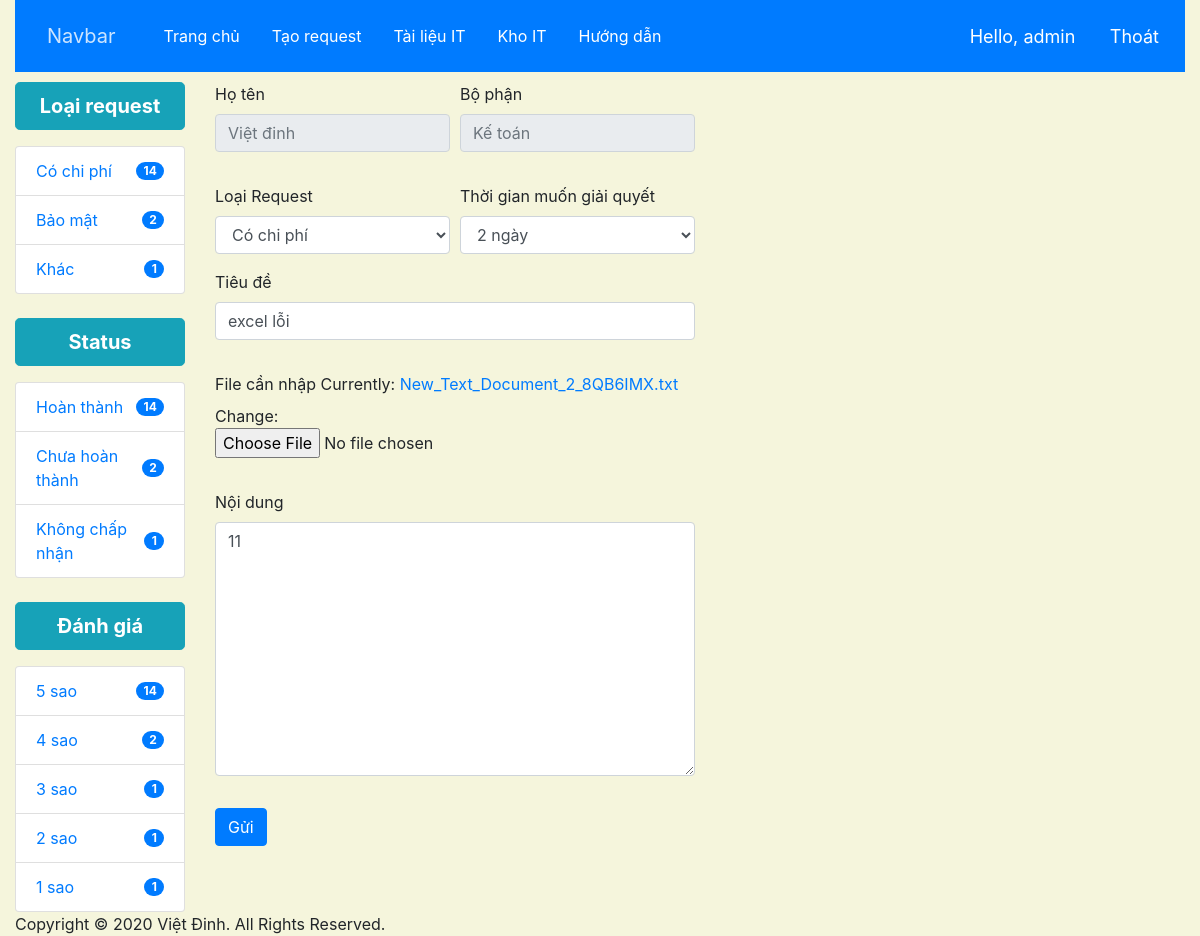
The app's page /update_request/1 (signed in), older data.
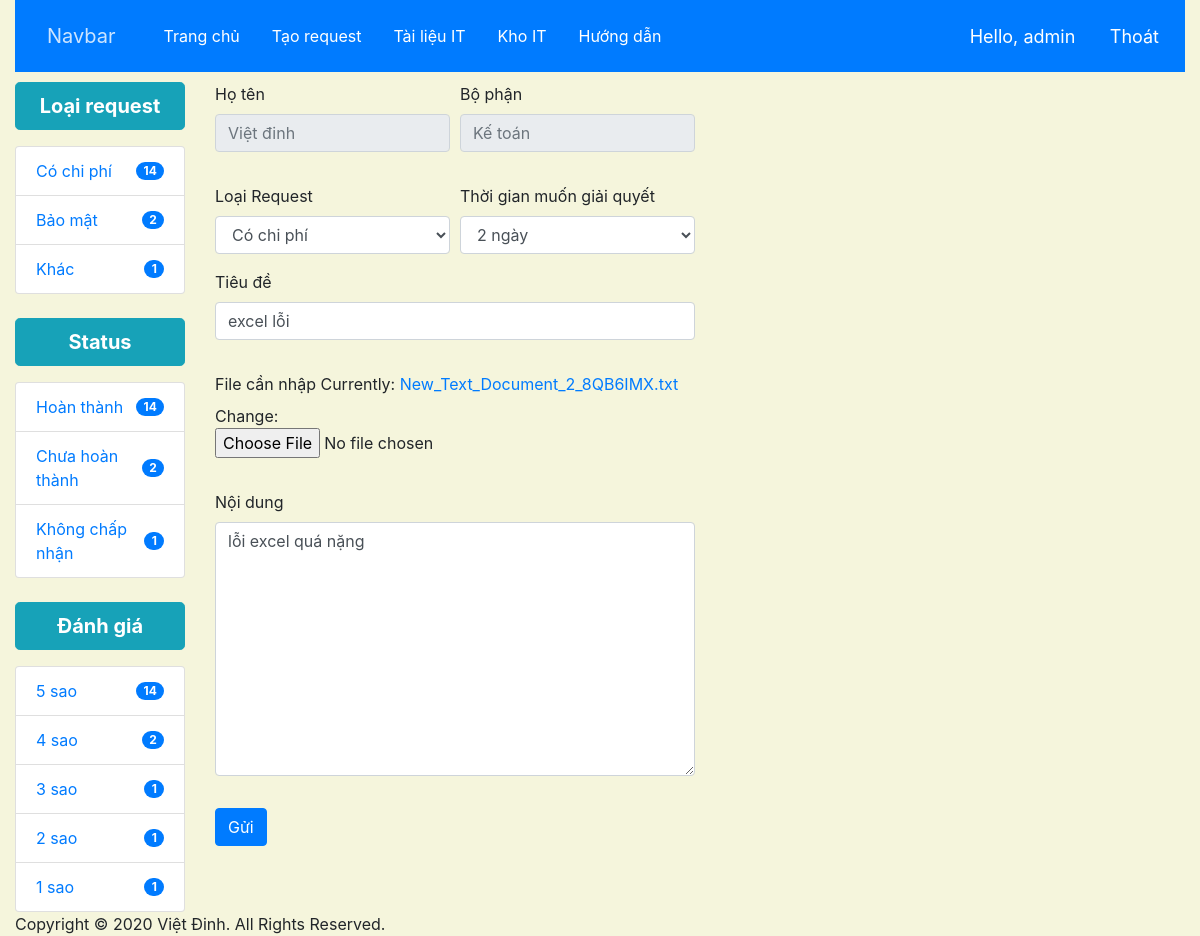
The same page, newer data.
### request/models.py (models this page shows, shortened)
class Requested(models.Model):
    TIME_RQ = (
        ('1 ngày', '1 ngày'),
        ('2 ngày', '2 ngày'),
        ('3 ngày', '3 ngày'),
        ('Nhiều hơn 3 ngày', 'Nhiều hơn 3 ngày'),
    )
    CATEGORY = (
        ('Có chi phí', 'Có chi phí'),
        ('Bảo mật', 'Bảo mật'),
        ('Khác', 'Khác'),
    )
    STAR =(
        ('5 sao', '5 sao'),
        ('4 sao', '4 sao'),
        ('3 sao', '3 sao'),
        ('2 sao', '2 sao'),
        ('1 sao', '1 sao'),
    )
    nhanvien = models.ForeignKey(User, null=True, on_delete=models.CASCADE)
    department = models.ForeignKey(Part, null=True, on_delete=models.CASCADE)
    name = models.CharField(max_length=200, null=True)
    category = models.CharField(max_length=200, null=True,choices=CATEGORY)
    title = models.CharField(max_length=200, null=True)
    file = models.FileField(null=True)
    description = models.TextField(null=True)
    star = models.CharField(max_length=200, null=True, choices=STAR)
    date_created = models.DateTimeField(auto_now_add=True, null=True)
    date_accept = models.DateTimeField(null=True)
    date_closed = models.DateTimeField(null=True)
    time_rq = models.CharField(max_length=200, null=True, choices= TIME_RQ)
    it_member = models.CharField(max_length=200, null=True)

class Part(models.Model):
    PART =(
        ('Nhân sự', 'Nhân sự'),
        ('Kế toán', 'Kế toán'),
        ('XNK', 'XNK'),
        ('Kho', 'Kho'),
        ('Thu mua', 'Thu mua'),
    )
    department = models.CharField(max_length=200, null=True,choices= PART)
    def __str__(self):
        return self.department

### request/views.py (the view)
# urls.py: path('update_request/<str:pk>', views.update_request, name='update_request'),
@login_required(login_url='login')
def update_request(request, pk):
    requested = Requested.objects.get(id=pk)
    form = RequestForm(instance=requested)
    if request.method == 'POST':
        form = RequestForm(request.POST, request.FILES, instance=requested)
        if form.is_valid():
            form.save()
            return redirect('/')
    context = {'form':form, 'requested':requested}
    return render(request,'requestit/update_request.html', context)

### request/forms.py
class RequestForm(forms.ModelForm):
    class Meta:
        model = Requested
        fields = '__all__'
        exclude = ['nhanvien','name','star','department','date_accept','date_closed','it_member']

### request/templates/requestit/update_request.html (shortened to what this page needs)
{% extends 'requestit/main.html' %}
{% load widget_tweaks %}
{% block content%}
    <form method="POST" action="" enctype="multipart/form-data">
        <div class="form-row">
            <div class="form-group col-md-3">
                <div class="form-group">
                    <label for="inputAddress">Họ tên</label>
                   <input class="form-control" type="text" placeholder="{{requested.name}}" readonly>
                </div>
            </div>
            <div class="form-group col-md-3">
                <div class="form-group">
                    <label for="inputAddress">Bộ phận</label>
                   <input class="form-control" type="text" placeholder="{{requested.department}}" readonly>
                </div>
            </div>
        </div>
        <div class="form-row">
            <div class="form-group col-md-3">
                <label for="inputState">Loại Request</label>
                {% render_field form.category class="form-control"%}
            </div>
            <div class="form-group col-md-3">
                <label for="inputState">Thời gian muốn giải quyết</label>
                {% render_field form.time_rq class="form-control"%}
            </div>
        </div>
        <div class="form-row">
            <div class="form-group col-md-6">
                <div class="form-group">
                    <label for="inputAddress">Tiêu đề</label>
                    {% render_field form.title class="form-control" placeholder="Tiêu đề" %}
                </div>
            </div>
        </div>
        <div class="form-row">
            <div class="form-group col-md-6">
                <div class="form-group">
                    <label for="inputAddress">File cần nhập</label>
                    {% render_field form.file class="form-control-file" %}
                </div>
            </div>
        </div>
        <div class="form-row">
            <div class="form-group col-md-6">
                <div class="form-group">
                    <label for="content">Nội dung</label>
                    {% render_field form.description class="form-control" placeholder="Nội dung" %}
                </div>
            </div>
        </div>
        <button type="submit" class="btn btn-primary">Gửi</button>
    </form>
{% endblock %}

Row changes from the older to the newer data that the page shows:
changed Requested "Việt đinh": description "11" → "lỗi excel quá nặng"
